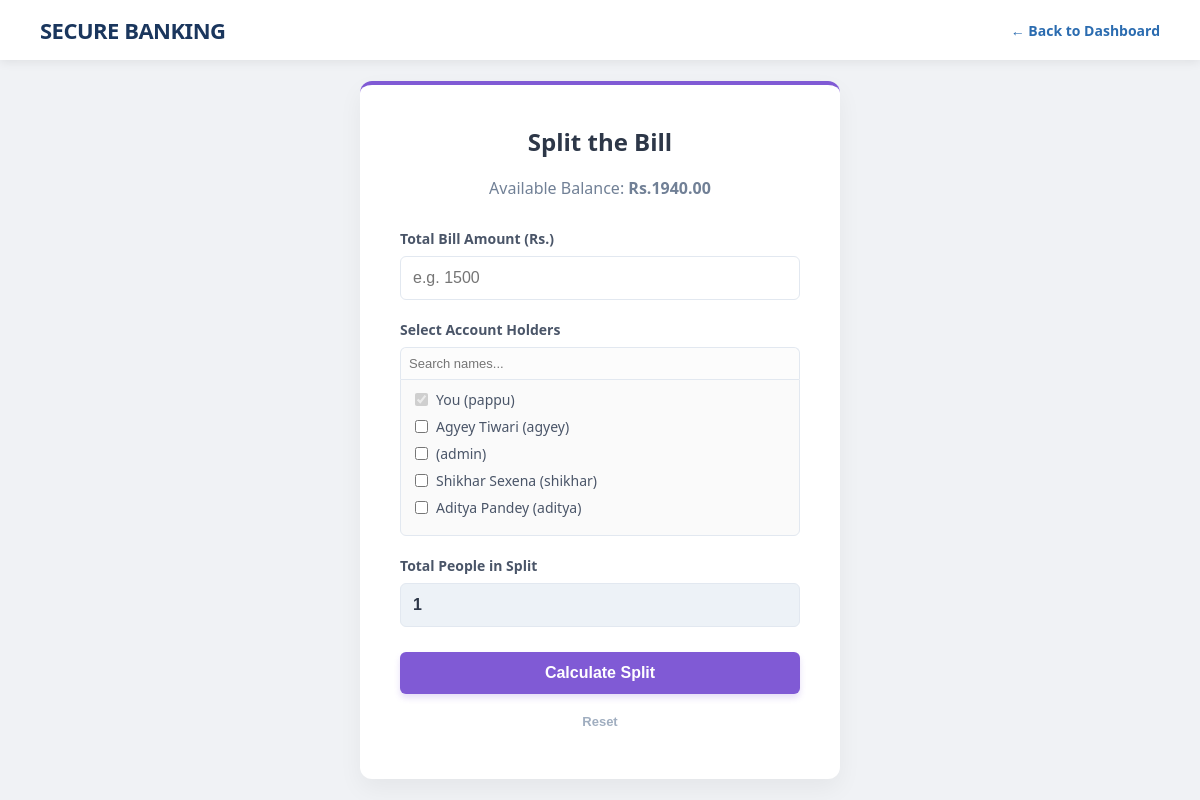
The app's page /transactions/split/ (signed in) with its own data.
### Bank1/models.py (models this page shows, shortened)
class CustomUser(AbstractUser):
    balance = models.DecimalField(max_digits=12, decimal_places=2, default=0.00)
    account_no = models.CharField(max_length=4, unique=True, null=True, blank=True)

### transaction1/views.py (the view, shortened to what this page needs)
# urls.py: path('split/', views.split_money, name='split_money'),
@login_required(login_url='login')
def split_money(request):
    active_users = User.objects.exclude(id=request.user.id).filter(is_active=True)
    return render(request, 'split.html', {'active_users': active_users})

### Bank1/templates/split.html (shortened to what this page needs)
<!DOCTYPE html>
<html lang="en">
<head>
</head>
<body style="margin: 0; font-family: 'Segoe UI', Tahoma, Geneva, Verdana, sans-serif; background-color: #f0f2f5; display: flex; flex-direction: column; min-height: 100vh;">
    <header style="background-color: #ffffff; padding: 15px 40px; box-shadow: 0 2px 10px rgba(0,0,0,0.08); display: flex; justify-content: space-between; align-items: center;">
        <div style="font-size: 22px; font-weight: 800; color: #1a365d; letter-spacing: -0.5px;">SECURE BANKING</div>
        <a href="{% url 'dashboard' %}" style="text-decoration: none; color: #2b6cb0; font-weight: 600; font-size: 14px;">← Back to Dashboard</a>
    </header>
    <main style="flex: 1; display: flex; justify-content: center; align-items: center; padding: 20px;">
        <div style="background: white; padding: 40px; border-radius: 12px; box-shadow: 0 10px 25px rgba(0,0,0,0.05); width: 100%; max-width: 400px; border-top: 4px solid #805ad5;">
            <h2 style="color: #2d3748; margin-top: 0; text-align: center;">Split the Bill</h2>
            <p style="text-align: center; color: #718096; margin-bottom: 30px;">Available Balance: <strong>Rs.{{ user.balance|floatformat:2 }}</strong></p>
            <form id="split-form" method="POST">
                <label style="display: block; color: #4a5568; font-size: 14px; font-weight: 600; margin-bottom: 8px;">Total Bill Amount (Rs.)</label>
                <input type="number" name="total_amount" id="total_amount" placeholder="e.g. 1500" required step="0.01"
                       style="width: 100%; padding: 12px; border: 1px solid #e2e8f0; border-radius: 6px; box-sizing: border-box; font-size: 16px; margin-bottom: 20px;">
                <label style="display: block; color: #4a5568; font-size: 14px; font-weight: 600; margin-bottom: 8px;">Select Account Holders</label>
                <input type="text" id="userSearch" onkeyup="filterUsers()" placeholder="Search names..."
                       style="width: 100%; padding: 8px; border: 1px solid #e2e8f0; border-radius: 6px 6px 0 0; box-sizing: border-box; font-size: 13px; border-bottom: none; outline: none; background-color: #fcfcfc;">
                <div id="userList" style="max-height: 150px; overflow-y: auto; border: 1px solid #e2e8f0; border-radius: 0 0 6px 6px; padding: 10px; margin-bottom: 20px; background-color: #fafafa;">
                    <div style="margin-bottom: 8px; font-size: 14px; color: #4a5568; display: flex; align-items: center;">
                        <input type="checkbox" checked disabled style="cursor: not-allowed; margin-right: 8px;">
                        <span>You ({{ user.username }})</span>
                    </div>
                    {% for person in active_users %}
                        <div class="user-item" style="margin-bottom: 8px; font-size: 14px; color: #4a5568; display: flex; align-items: center;">
                            <input type="checkbox" name="selected_users" value="{{ person.id }}" class="user-checkbox" onchange="updateMemberCount()" style="cursor: pointer; margin-right: 8px;">
                            <span class="user-name">{{ person.first_name }} {{ person.last_name }} ({{ person.username }})</span>
                        </div>
                    {% endfor %}
                </div>
                <label style="display: block; color: #4a5568; font-size: 14px; font-weight: 600; margin-bottom: 8px;">Total People in Split</label>
                <input type="number" name="num_people" id="num_people" value="1" readonly
                       style="width: 100%; padding: 12px; border: 1px solid #e2e8f0; border-radius: 6px; box-sizing: border-box; font-size: 16px; margin-bottom: 25px; background-color: #edf2f7; cursor: not-allowed; font-weight: bold; color: #2d3748;">
                <button type="button" id="calc-btn" onclick="calculateSplit()" style="width: 100%; background-color: #805ad5; color: white; padding: 12px; border: none; border-radius: 6px; font-weight: bold; font-size: 16px; cursor: pointer; transition: 0.3s; box-shadow: 0 4px 6px rgba(128, 90, 213, 0.2); margin-bottom: 10px;">
                    Calculate Split
                </button>
                <button type="reset" onclick="resetForm()" style="width: 100%; background-color: transparent; color: #a0aec0; padding: 10px; border: none; font-weight: 600; font-size: 13px; cursor: pointer;">
                    Reset
                </button>
            </form>
        </div>
    </main>
</body>
</html>

### records on screen
CustomUser: balance "1940.00", username "pappu"
CustomUser: first_name "Agyey", last_name "Tiwari", username "agyey"
CustomUser: username "admin"
CustomUser: first_name "Shikhar", last_name "Sexena", username "shikhar"
CustomUser: first_name "Aditya", last_name "Pandey", username "aditya"
